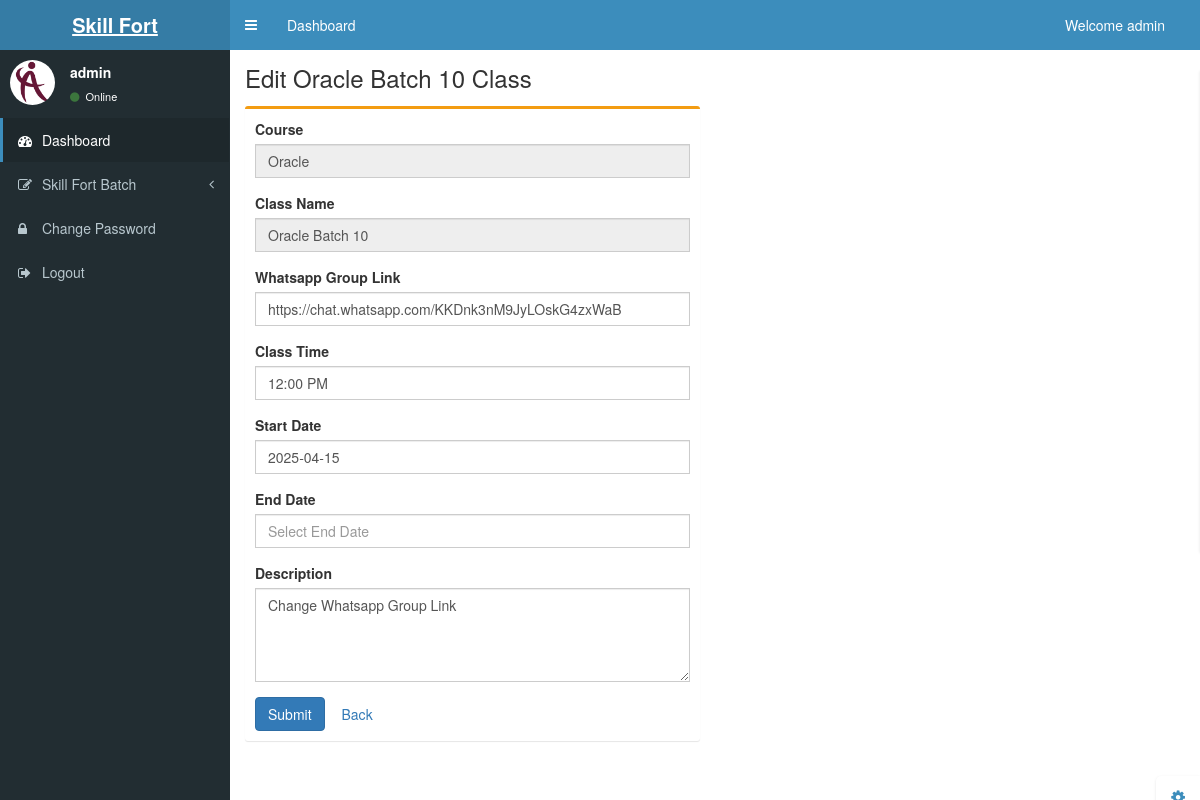
The page /product_edit.php?id=23 (signed in) on the database as committed earlier.
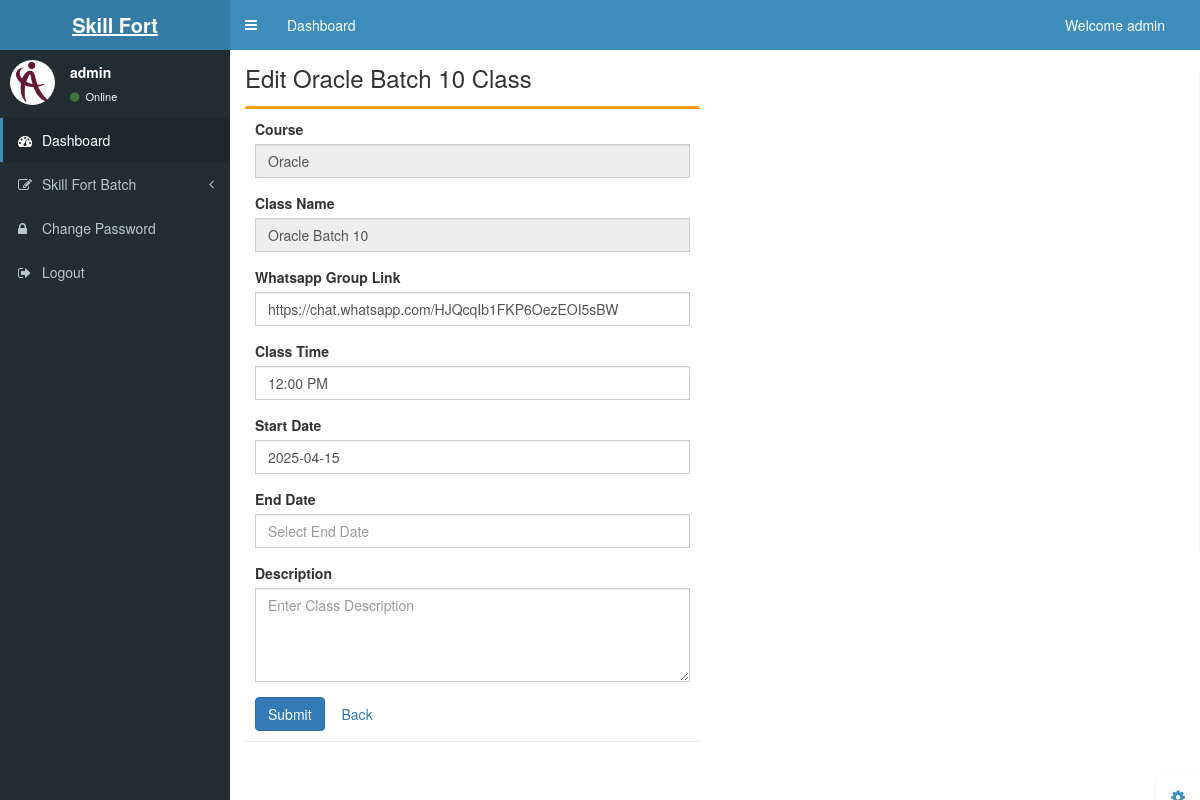
The same page on the database as committed later.
### tables this page shows
CREATE TABLE `products` (
  `id` int(11) NOT NULL,
  `course` varchar(50) NOT NULL,
  `batch_number` int(11) NOT NULL,
  `class_name` varchar(200) NOT NULL,
  `class_time` varchar(50) NOT NULL,
  `start_date` varchar(50) NOT NULL,
  `date_time` timestamp NOT NULL DEFAULT current_timestamp() ON UPDATE current_timestamp(),
  `end_date` varchar(50) NOT NULL,
  `whatsappLink` varchar(300) NOT NULL,
  `description` text NOT NULL
);

### product_edit.php (the view, shortened to what this page needs)
<?php include('header.php') ?>
<link rel="stylesheet" href="https://cdn.jsdelivr.net/npm/flatpickr/dist/flatpickr.min.css">
<?php $id = $_GET['id']; ?>
<?php
$result = mysqli_query($conn, "SELECT * FROM `products` WHERE id='$id'");
while ($row_result = mysqli_fetch_array($result)) {
  $course = $row_result['course'];
  $class_name = $row_result['class_name'];
  $class_time = $row_result['class_time'];
  $start_date = $row_result['start_date'];
  $whatsappLink = $row_result['whatsappLink'];
  $end_date = $row_result['end_date'];
  $description = $row_result['description'];
?>
  <div class="content-wrapper">
    <section class="content-header">
      <h1>Edit <?php echo $class_name; ?> Class</h1>
    </section>
    <section class="content">
      <div class="row">
        <div class="col-lg-6 col-md-8 col-sm-12">
          <div class="box box-warning">
            <div class="box-body">
              <form role="form" action="product_update.php" method="POST" enctype="multipart/form-data">
                <div class="form-group">
                  <label for="course">Course</label>
                  <input type="text" class="form-control" id="course" name="course" value="<?php echo $course; ?>" readonly>
                </div>
                <div class="form-group">
                  <label for="course">Class Name</label>
                  <input type="text" class="form-control" id="class_name" name="class_name" value="<?php echo $class_name; ?>" readonly>
                </div>
                <div class="form-group">
                  <label for="whatsappLink">Whatsapp Group Link</label>
                  <input type="text" class="form-control" id="whatsappLink" name="whatsappLink" value="<?php echo $whatsappLink; ?>" placeholder="Enter Whatsapp Group Link" required>
                </div>
                <div class="form-group">
                  <label for="class_time">Class Time</label>
                  <input type="text" class="form-control" id="class_time" name="class_time" value="<?php echo $class_time; ?>" placeholder="Select Class Time" required>
                </div>
                <div class="form-group">
                  <label for="start_date">Start Date</label>
                  <input type="text" class="form-control" id="start_date" name="start_date" value="<?php echo $start_date; ?>" placeholder="Select Start Date" required>
                </div>
                <div class="form-group">
                  <label for="end_date">End Date</label>
                  <input type="text" class="form-control" id="end_date" name="end_date" value="<?php echo $end_date; ?>" placeholder="Select End Date">
                </div>
                <div class="form-group">
                  <label for="description">Description</label>
                  <textarea class="form-control" id="description" name="description" rows="4" placeholder="Enter Class Description"><?php echo $description; ?></textarea>
                </div>
                <button type="submit" class="btn btn-primary">Submit</button>
                <a href="product.php?category=<?php echo $course; ?>" class="btn btn-secondary">Back</a>
              </form>
            </div>
          </div>
        </div>
      </div>
    </section>
  </div>
<?php
}
?>
<?php include('footer.php') ?>

Rows that differ between the two databases and show on the page:
changed products "Oracle Batch 10": whatsappLink "https://chat.whatsapp.com/KKDnk3nM9JyLOskG4zxWaB" → "https://chat.whatsapp.com/HJQcqIb1FKP6OezEOI5sBW"; description "Change Whatsapp Group Link" → (not shown)
